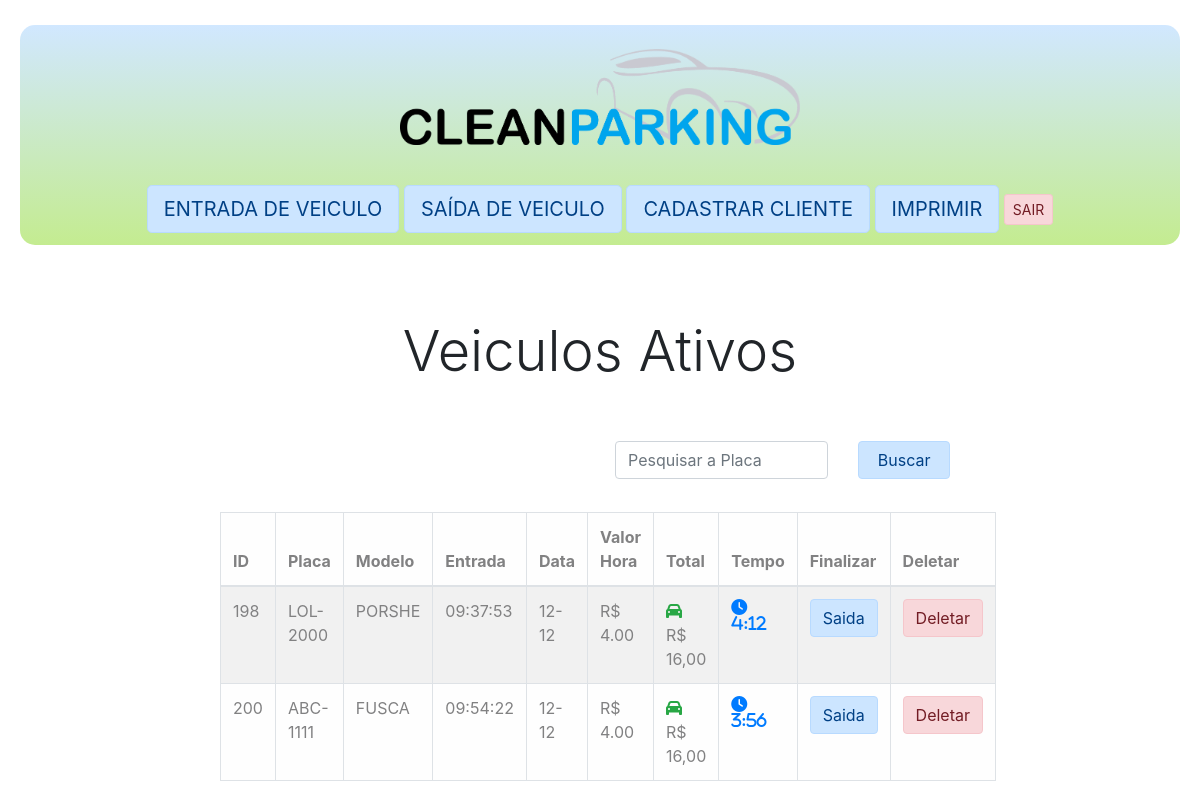
/_func/ativo.php (signed in), run on the app's committed database.
### tables this page shows
CREATE TABLE `veiculo` (
  `id_veiculo` int(11) NOT NULL,
  `placa` varchar(8) DEFAULT NULL,
  `modelo` varchar(15) DEFAULT NULL,
  `hora_entrada` varchar(15) DEFAULT NULL,
  `dia_mes` varchar(15) DEFAULT NULL,
  `moto` tinyint(1) DEFAULT NULL,
  `carro` tinyint(1) DEFAULT NULL,
  `diario` tinyint(1) DEFAULT NULL,
  `valor_entrada` decimal(10,2) DEFAULT NULL
);

### _func/ativo.php (the view, shortened to what this page needs)
<?php
include_once("conexao.php");
?>
<!DOCTYPE html>
<html lang="pt-br">
<head>
    <link rel="stylesheet" href="../css/meuEstilo.css" type="text/css">
    <link rel="stylesheet" href="../css/meuEstilo1.css" type="text/css">
    <link rel="stylesheet" href="../css/radioBOTAO.css" type="text/css">
    <link rel="stylesheet" href="../css/bootstrap.min.css" type="text/css">
</head>
<body >
<?php
        include_once ("cabecalho.php");
    ?>
    <div class="row">
    <div class="col-2"></div>
    <div class="col-8">
<div class="col form-group"><br><br>
            <h2 class="display-4 text-center">Veiculos Ativos</h2><br><br>
            <div class="container " id="relatorio">
                <div class="col form-group">
                    <div class="row">
                        <div class="col-6 form-group"></div>
                        <div class="col-4 form-group">
                            <form action="../_func/_pesquisa/pesquisa_placa.php" method="POST">
                                <input type="text" name="pesquisar" id="pesquisar" class="form-control"
                                    placeholder="Pesquisar a Placa" required>
                        </div>
                        <div class="col-2 form-group">
                            <input type="submit" class="btn alert-primary btn-block" value="Buscar">
                        </div>
                    </div>
                    <div class="col-2 form-group">
                    </div>
                </div>
            </div>
            <table class="container table table-striped table-hover table-bordered alert-light" id="horass">
                <thead>
                    <tr>
                        <th>ID</th>
                        <th>Placa</th>
                        <th>Modelo</th>
                        <th>Entrada</th>
                        <th>Data</th>
                        <th>Valor Hora</th>
                        <th>Total</th>
                        <th>Tempo</th>
                        <th>Finalizar</th>
                        <th>Deletar</th>
                    </tr>
                </thead>
                <tbody>
                    <?php
                    $resultado = "select * from veiculo order by id_veiculo";
                    $relatorio = mysqli_query($conexao, $resultado);
                    while ($dados = mysqli_fetch_assoc($relatorio)) {
                        echo '<tr>';
                        echo '<td>';
                        echo $dados['id_veiculo'];
                        $cod = $dados['id_veiculo'];
                        echo '</td>';
                        echo '<td>';
                        echo strtoupper($dados['placa']);
                        echo '</td>';
                        echo '<td>';
                        echo strtoupper($dados['modelo']);
                        echo '</td>';
                        echo '<td>';
                        echo $dados['hora_entrada'];
                        echo '</td>';
                        echo '<td>';
                        $data = $dados['dia_mes'];
                        echo $datateste = date("d-m", strtotime($data));
                        echo '</td>';
                        echo '<td>';
                        echo 'R$ ' . $dados['valor_entrada'];
                        $valorentrada = $dados['valor_entrada'];
                        echo '</td>';
                        echo '<td>';
                        $H_final = strtotime(date('H:i:s'));
                        $H_inicial =  strtotime($dados['hora_entrada']);
                        $val2 = bcsub($H_final, $H_inicial);
                        $total = ($val2 / 3600) * $dados['valor_entrada'];
                        $horas = floor($val2 / 3600);
                        $minutos = floor(($val2 - ($horas * 3600)) / 60);
                        if ($val2 >= 0 && $val2 < 900) {
                            if ($valorentrada == 4) {
                                $total = 3.00;
                                echo '<i class="text-center text-success fa-1x fas fa-car"></i>';
                            } else if ($valorentrada == 3) {
                                $total = 1.50;
                                echo '<i class="text-center text-success fas fa-motorcycle"></i>';
                            } else if ($valorentrada == 20){
                                $total = 20.00;
                                echo  '<i class="text-center text-success fa-1x fas fa-calendar-day"></i>';
                            }else if ($valorentrada == 15){
                                $total = 15.00;
                                echo  '<i class="text-center text-success fa-1x fas fa-calendar-day"></i>';
                            }
                        } else {
                            if ($val2 >= 900 && $val2 < 4500) {
                                if ($valorentrada == 4) {
                                    $total = 4.00;
                                    echo '<i class="text-center text-success fa-1x fas fa-car"></i>';
                                } else if ($valorentrada == 3) {
                                    $total = 3.00;
                                    echo '<i class="text-center text-success fas fa-motorcycle"></i>';
                                } else if ($valorentrada == 20){
                                    $total = 20.00;
                                    echo  '<i class="text-center text-success fa-1x fas fa-calendar-day"></i>';
                                }else if ($valorentrada == 15){
                                    $total = 15.00;
                                    echo  '<i class="text-center text-success fa-1x fas fa-calendar-day"></i>';
                                }
                            } else if ($val2 >= 11700 && $val2 < 15300) {
                                if ($valorentrada == 4) {
                                    $total = 16.00;
                                    echo '<i class="text-center text-success fa-1x fas fa-car"></i>';
                                } else if ($valorentrada == 3) {
                                    $total = 12.00;
                                    echo '<i class="text-center text-success fas fa-motorcycle"></i>';
                                } else if ($valorentrada == 20){
                                    $total = 20.00;
                                    echo  '<i class="text-center text-success fa-1x fas fa-calendar-day"></i>';
                                }else if ($valorentrada == 15){
                                    $total = 15.00;
                                    echo  '<i class="text-center text-success fa-1x fas fa-calendar-day"></i>';
                                }
                            } else if ($val2 >= 15300 && $val2 < 18900) {
                                if ($valorentrada == 4) {
                                    $total = 20.00;
                                    echo '<i class="text-center text-success fa-1x fas fa-car"></i>';
                                } else if ($valorentrada == 3) {
                                    $total = 15.00;
                                    echo '<i class="text-center text-success fas fa-motorcycle"></i>';
                                } else if ($valorentrada == 20){
                                    $total = 20.00;
                                    echo  '<i class="text-center text-success fa-1x fas fa-calendar-day"></i>';
                                }else if ($valorentrada == 15){
                                    $total = 15.00;
                                    echo  '<i class="text-center text-success fa-1x fas fa-calendar-day"></i>';
                                }
                            } else if ($val2 >= 18900 && $val2 < 22500) {
                                if ($valorentrada == 4) {
                                    $total = 24.00;
                                    echo '<i class="text-center text-success fa-1x fas fa-car"></i>';
                                } else if ($valorentrada == 3) {
                                    $total = 18.00;
                                    echo '<i class="text-center text-success fas fa-motorcycle"></i>';
                                } else if ($valorentrada == 20){
                                    $total = 20.00;
                                    echo  '<i class="text-center text-success fa-1x fas fa-calendar-day"></i>';
                                }else if ($valorentrada == 15){
                                    $total = 15.00;
                                    echo  '<i class="text-center text-success fa-1x fas fa-calendar-day"></i>';
                                }
                            } else if ($val2 >= 22500 && $val2 < 26100) {
                                if ($valorentrada == 4) {
                                    $total = 28.00;
                                    echo '<i class="text-center text-success fa-1x fas fa-car"></i>';
                                } else if ($valorentrada == 3) {
                                    $total = 21.00;
                                    echo '<i class="text-center text-success fas fa-motorcycle"></i>';
                                } else if ($valorentrada == 20){
                                    $total = 20.00;
                                    echo  '<i class="text-center text-success fa-1x fas fa-calendar-day"></i>';
                                }else if ($valorentrada == 15){
                                    $total = 15.00;
                                    echo  '<i class="text-center text-success fa-1x fas fa-calendar-day"></i>';
                                }
                            } else if ($val2 >= 26100 && $val2 < 29700) {
                                if ($valorentrada == 4) {
                                    $total = 32.00;
                                    echo '<i class="text-center text-success fa-1x fas fa-car"></i>';
                                } else if ($valorentrada == 3) {
                                    $total = 24.00;
                                    echo '<i class="text-center text-success fas fa-motorcycle"></i>';
                                } else if ($valorentrada == 20){
                                    $total = 20.00;
                                    echo  '<i class="text-center text-success fa-1x fas fa-calendar-day"></i>';
                                }else if ($valorentrada == 15){
                                    $total = 15.00;
                                    echo  '<i class="text-center text-success fa-1x fas fa-calendar-day"></i>';
                                }
                            } else if ($val2 >= 29700 && $val2 < 33300) {
                                if ($valorentrada == 4) {
                                    $total = 36.00;
                                    echo '<i class="text-center text-success fa-1x fas fa-car"></i>';
                                } else if ($valorentrada == 3) {
                                    $total = 27.00;
                                    echo '<i class="text-center text-success fas fa-motorcycle"></i>';
                                } else if ($valorentrada == 20){
                                    $total = 20.00;
                                    echo  '<i class="text-center text-success fa-1x fas fa-calendar-day"></i>';
                                }else if ($valorentrada == 15){
                                    $total = 15.00;
                                    echo  '<i class="text-center text-success fa-1x fas fa-calendar-day"></i>';
                                }
                            } else if ($val2 >= 33300 && $val2 < 36900) {
                                if ($valorentrada == 4) {
                                    $total = 40.00;
                                    echo '<i class="text-center text-success fa-1x fas fa-car"></i>';
                                } else if ($valorentrada == 3) {
                                    $total = 30.00;
                                    echo '<i class="text-center text-success fas fa-motorcycle"></i>';
                                } else if ($valorentrada == 20){
                                    $total = 20.00;
                                    echo  '<i class="text-center text-success fa-1x fas fa-calendar-day"></i>';
                                }else if ($valorentrada == 15){
                                    $total = 15.00;
                                    echo  '<i class="text-center text-success fa-1x fas fa-calendar-day"></i>';
                                }
                            }else if ($val2 >= 36900 && $val2 < 9999999) {
                                if ($valorentrada == 4) {
                                    mysqli_query($conexao, "delete from veiculo where id_veiculo ='$cod'");
                                } else if ($valorentrada == 3) {
                                    mysqli_query($conexao, "delete from veiculo where id_veiculo ='$cod'");
                                } else if ($valorentrada == 20){
                                    $total = 20.00;
                                    echo  '<i class="text-center text-success fa-1x fas fa-calendar-day"></i>';
                                }else if ($valorentrada == 15){
                                    $total = 15.00;
                                    echo  '<i class="text-center text-success fa-1x fas fa-calendar-day"></i>';
                                }
                            }
                        };
                        echo ' R$ ' . number_format($total, 2, ',', '.');
                        echo '</td>';
                        echo '<td>';
                        echo '<form name="form_reloj">';
                        echo '<div class="text-primary fas fa-clock" onload="startTime();" >';
                        echo '<span>'.$horario = " " . $horas . ":" . $minutos .'</span>';
                        echo '</div>';
                        echo '</form>';
                        echo '</td>';
                        echo '<td>';
                        echo '<form action="saida.php" method="post" onsubmit="saindo()">
                                <input type="text" hidden="true" name="enviar" id="enviar" value="' . $cod . '" >
                                <input type="text" hidden="true" name="troco" id="troco" value="0" >
                                <input type="submit" class="btn alert-primary btn-block" name="saida" id="saida"
                                value="Saida">
                                </form>';
                        echo '</td>';
                        echo '<td>';
                        echo '<form action="deletar.php" method="post" onsubmit="deletando()">
                                <input type="text" hidden="true" name="enviar1" id="enviar1" value="' . $cod . '" >
                                <input class="btn alert-danger btn-block" type="submit" onclick="myFunction()" value="Deletar" name="del" id="del" >
                                </form>';
                        echo '</td>';
                        echo '</tr>';
                    };
                    ?>
                </tbody>
            </table>
        </div>
    </div>
    <div class="col-2"></div>
                    </div><br>
</body>
</html>

### css/meuEstilo1.css (style rules this page uses)
body { background-color: red; }

### data on the page
veiculo: id_veiculo "198", placa "LOL-2000", modelo "PORSHE", hora_entrada "09:37:53", dia_mes "12-12", valor_entrada "4.00", valor_entrada "16,00", hora_entrada "4", hora_entrada "12"
veiculo: id_veiculo "200", placa "ABC-1111", modelo "FUSCA", hora_entrada "09:54:22", dia_mes "12-12", valor_entrada "4.00", valor_entrada "16,00", hora_entrada "3", hora_entrada "56"
